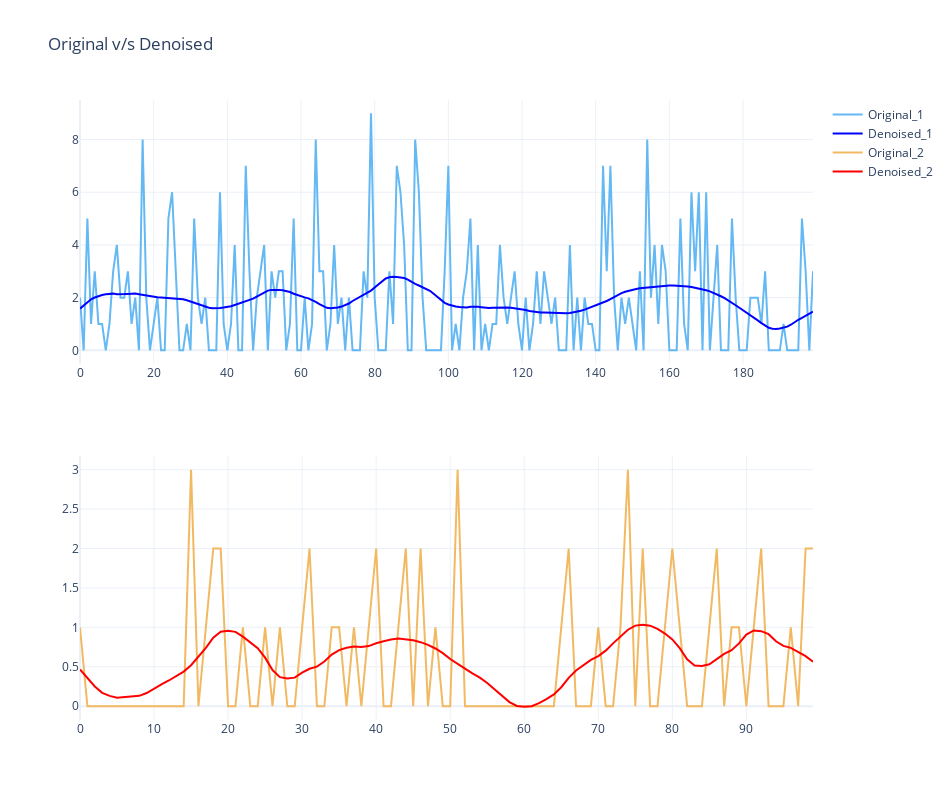

Write notebook code for a chart like this one.
### Code cell
denoised_sample_1=denoise_signal(sample_1[600:800])
denoised_sample_2=denoise_signal(sample_2[200:300])
fig = make_subplots(rows=2, cols=1)
fig.add_trace(go.Scatter(x=np.arange(len(sample_1[600:800])),
                        y=sample_1[600:800],showlegend=True, mode='lines',
                        name='Original_1',marker_color='#64B8F3'), 
              row=1, col=1)
fig.add_trace(go.Scatter(x=np.arange(len(denoised_sample_1)),
                        y=denoised_sample_1,showlegend=True, mode='lines',
                        name='Denoised_1',marker_color='blue'), 
              row=1, col=1)
fig.add_trace(go.Scatter(x=np.arange(len(sample_2[200:300])),
                        y=sample_2[200:300],showlegend=True, mode='lines',
                        name='Original_2',marker_color='#F2B963'), 
              row=2, col=1)
fig.add_trace(go.Scatter(x=np.arange(len(denoised_sample_2)),
                        y=denoised_sample_2,showlegend=True, mode='lines',
                        name='Denoised_2',marker_color='RED'), 
              row=2, col=1)

fig.update_layout(height=800, width=950, title_text="Original v/s Denoised", template='plotly_white')
fig.show()

### Figure 1 — Plotly figure (JSON) as saved in the notebook; plotly's stock layout.template omitted (floating-point values rounded to 4 significant figures; data arrays with more than 128 entries replaced by an {"elided": "..."} marker saying what was removed)
{"data": [{"marker": {"color": "#64B8F3"}, "mode": "lines", "name": "Original_1", "showlegend": true, "type": "scatter", "x": {"elided": "200 int values"}, "xaxis": "x", "y": {"elided": "200 int values"}, "yaxis": "y"}, {"marker": {"color": "blue"}, "mode": "lines", "name": "Denoised_1", "showlegend": true, "type": "scatter", "x": {"elided": "200 int values"}, "xaxis": "x", "y": {"elided": "200 float values"}, "yaxis": "y"}, {"marker": {"color": "#F2B963"}, "mode": "lines", "name": "Original_2", "showlegend": true, "type": "scatter", "x": [0, 1, 2, 3, 4, 5, 6, 7, 8, 9, 10, 11, 12, 13, 14, 15, 16, 17, 18, 19, 20, 21, 22, 23, 24, 25, 26, 27, 28, 29, 30, 31, 32, 33, 34, 35, 36, 37, 38, 39, 40, 41, 42, 43, 44, 45, 46, 47, 48, 49, 50, 51, 52, 53, 54, 55, 56, 57, 58, 59, 60, 61, 62, 63, 64, 65, 66, 67, 68, 69, 70, 71, 72, 73, 74, 75, 76, 77, 78, 79, 80, 81, 82, 83, 84, 85, 86, 87, 88, 89, 90, 91, 92, 93, 94, 95, 96, 97, 98, 99], "xaxis": "x2", "y": [1, 0, 0, 0, 0, 0, 0, 0, 0, 0, 0, 0, 0, 0, 0, 3, 0, 1, 2, 2, 0, 0, 1, 0, 0, 1, 0, 1, 0, 0, 1, 2, 0, 0, 1, 1, 0, 1, 0, 1, 2, 0, 0, 1, 2, 0, 2, 0, 1, 0, 0, 3, 0, 0, 0, 0, 0, 0, 0, 0, 0, 0, 0, 0, 0, 1, 2, 0, 0, 0, 1, 0, 0, 1, 3, 0, 2, 0, 0, 1, 2, 1, 0, 0, 0, 1, 2, 0, 1, 1, 0, 1, 2, 0, 0, 0, 1, 0, 2, 2], "yaxis": "y2"}, {"marker": {"color": "RED"}, "mode": "lines", "name": "Denoised_2", "showlegend": true, "type": "scatter", "x": [0, 1, 2, 3, 4, 5, 6, 7, 8, 9, 10, 11, 12, 13, 14, 15, 16, 17, 18, 19, 20, 21, 22, 23, 24, 25, 26, 27, 28, 29, 30, 31, 32, 33, 34, 35, 36, 37, 38, 39, 40, 41, 42, 43, 44, 45, 46, 47, 48, 49, 50, 51, 52, 53, 54, 55, 56, 57, 58, 59, 60, 61, 62, 63, 64, 65, 66, 67, 68, 69, 70, 71, 72, 73, 74, 75, 76, 77, 78, 79, 80, 81, 82, 83, 84, 85, 86, 87, 88, 89, 90, 91, 92, 93, 94, 95, 96, 97, 98, 99], "xaxis": "x2", "y": [0.4652, 0.3623, 0.2492, 0.1696, 0.1301, 0.1069, 0.1133, 0.1218, 0.1308, 0.1664, 0.2233, 0.2758, 0.3255, 0.3818, 0.4389, 0.5192, 0.6245, 0.7396, 0.8698, 0.945, 0.9569, 0.9427, 0.882, 0.8121, 0.7355, 0.615, 0.4578, 0.3685, 0.3518, 0.3618, 0.4263, 0.474, 0.5007, 0.5656, 0.6537, 0.7114, 0.741, 0.7579, 0.7494, 0.762, 0.7975, 0.8224, 0.8465, 0.857, 0.8489, 0.8355, 0.8119, 0.7771, 0.7318, 0.6721, 0.5975, 0.5315, 0.4752, 0.4165, 0.3614, 0.2949, 0.2157, 0.1359, 0.05211, 0.002257, -0.008372, -4.5e-05, 0.03866, 0.08876, 0.1494, 0.2405, 0.3589, 0.453, 0.521, 0.5862, 0.6353, 0.7045, 0.7965, 0.8822, 0.9697, 1.022, 1.032, 1.022, 0.9801, 0.9214, 0.8463, 0.7365, 0.5941, 0.5169, 0.511, 0.5307, 0.6024, 0.6634, 0.71, 0.796, 0.9084, 0.9607, 0.9515, 0.9133, 0.8236, 0.7641, 0.7395, 0.6903, 0.6351, 0.5625], "yaxis": "y2"}], "layout": {"height": 800, "title": {"text": "Original v/s Denoised"}, "width": 950, "xaxis": {"anchor": "y", "domain": [0, 1]}, "xaxis2": {"anchor": "y2", "domain": [0, 1]}, "yaxis": {"anchor": "x", "domain": [0.575, 1]}, "yaxis2": {"anchor": "x2", "domain": [0, 0.425]}}}
